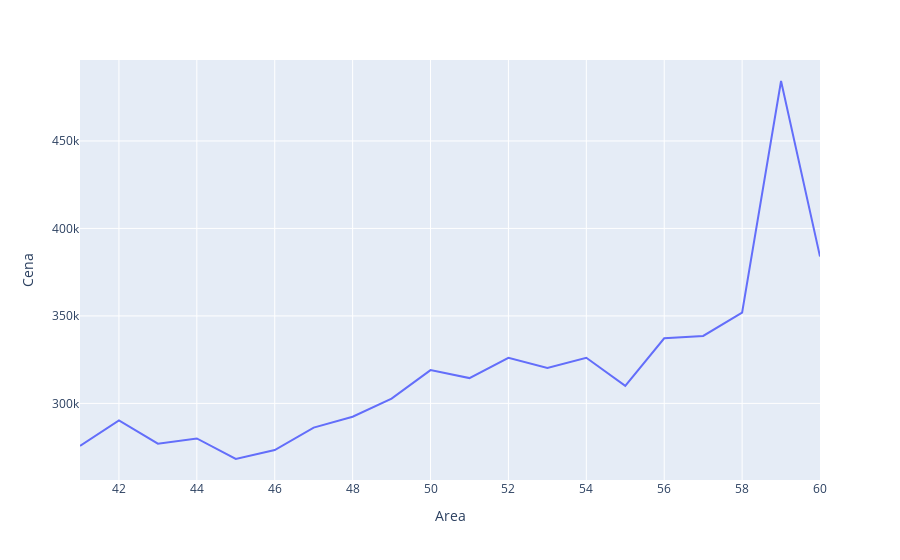

The notebook cell saved with this chart:
### Code cell
from data import calc_avg_price_per_area

avg_price_per_area = calc_avg_price_per_area(data)
fig = go.Figure(data=px.line(avg_price_per_area, x="Area", y="Cena"))
fig.show()

### Figure 1 — Plotly figure (JSON) as saved in the notebook; plotly's stock layout.template omitted (floating-point values rounded to 4 significant figures)
{"data": [{"hovertemplate": "Area=%{x}<br>Cena=%{y}<extra></extra>", "legendgroup": "", "line": {"color": "#636efa", "dash": "solid"}, "mode": "lines", "name": "", "orientation": "v", "showlegend": false, "type": "scatter", "x": [41, 42, 43, 44, 45, 46, 47, 48, 49, 50, 51, 52, 53, 54, 55, 56, 57, 58, 59, 60], "xaxis": "x", "y": [275700.0, 290300.0, 276900.0, 280000.0, 268200.0, 273400.0, 286100.0, 292400.0, 302700.0, 319000.0, 314500.0, 326100.0, 320200.0, 326100.0, 310100.0, 337237, 338500.0, 351900.0, 484264, 383900.0], "yaxis": "y"}], "layout": {"legend": {"tracegroupgap": 0}, "margin": {"t": 60}, "xaxis": {"anchor": "y", "domain": [0, 1], "title": {"text": "Area"}}, "yaxis": {"anchor": "x", "domain": [0, 1], "title": {"text": "Cena"}}}}
